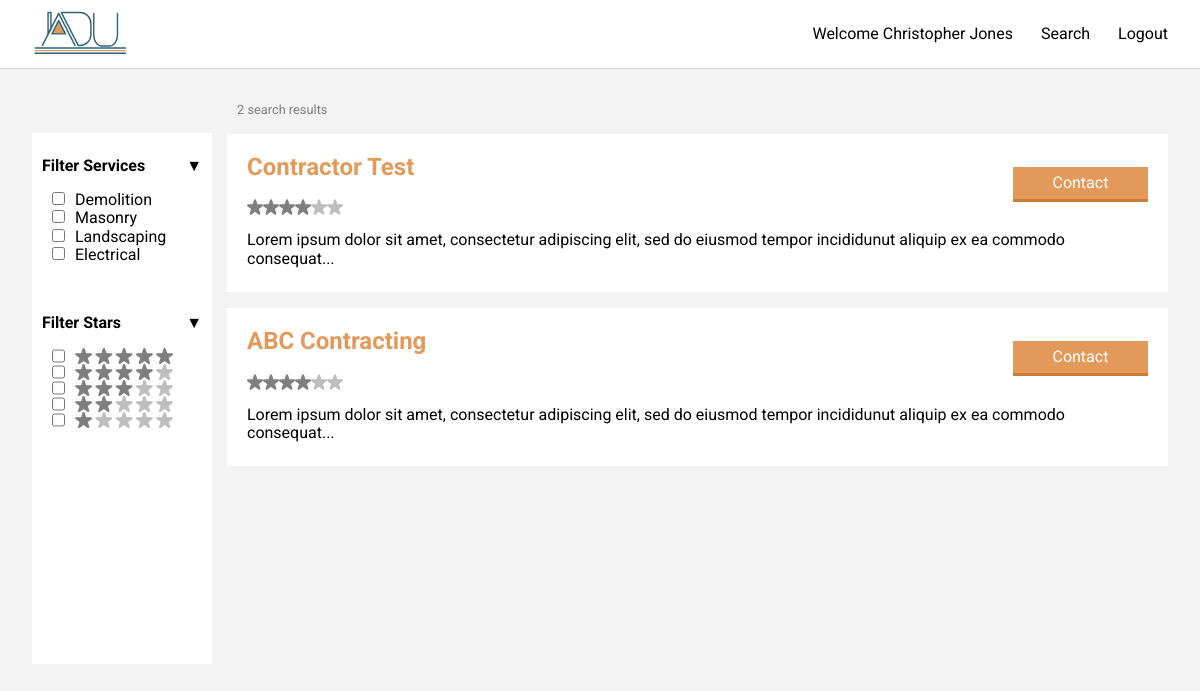
Page /connections/search/ (signed in) on the committed database.
### accounts/models.py (models this page shows)
class User(UUIDModel, AbstractUser):
    PROPERTY_OWNER = 0
    CONTRACTOR = 1
    STAFF = 2
    TYPE_CHOICES = (
        (PROPERTY_OWNER, 'Property Owner'),
        (CONTRACTOR, 'Contractor'),
        (STAFF, 'Staff'),
    )
    user_type = models.PositiveSmallIntegerField(
        choices=TYPE_CHOICES, default=0
    )
    contractor_information = models.OneToOneField(
        'accounts.ContractorInformation',
        blank=True,
        null=True,
        on_delete=models.CASCADE,
        related_name='user',
    )
    property_owner_information = models.OneToOneField(
        'accounts.PropertyOwnerInformation',
        blank=True,
        null=True,
        on_delete=models.CASCADE,
        related_name='user',
    )
    @property
    def information(self):
        if self.user_type == self.PROPERTY_OWNER:
            return self.property_owner_information
        elif self.user_type == self.CONTRACTOR:
            return self.contractor_information
        elif self.user_type == self.STAFF:
            return self
        else:
            raise InvalidUserType('Invalid user type!')
    @property
    def name(self):
        return f'{self.first_name} {self.last_name}'

### connections/models.py (models this page shows, shortened)
class Service(UUIDModel):
    name = models.CharField(max_length=256, unique=True)
    description = models.TextField()
    @staticmethod
    def top_5():
        return Service.objects.all()[:5]

### connections/views.py (the view)
# urls.py: path('search/', views.search, name='search'),
def search(request):
    if request.user.is_authenticated and request.user.user_type == 0:
        jobs = request.user.information.jobs.filter(completed=False)
    contractors = User.objects.filter(user_type=User.CONTRACTOR)
    popular_services = Service.top_5()
    print(contractors)
    return render(request, 'connections/search.html', {
        'services': popular_services,
        'contractors': contractors,
    })

### templates/connections/search.html (shortened to what this page needs)
{% extends 'base.html' %}
{% load static %}
{% block content %}
    <div class="mainContent listPage">
        <aside class="sidebar">
            <div class="services">
                <h2 class="expand">Filter Services</h2>
                <ul>
                    {% for service in services %}
                        <li><input type="checkbox" value="{{ service.name }}">{{ service.name }}</li>
                    {% endfor %}
                </ul>
            </div>
            <div>
                <h2 class="expand">Filter Stars</h2>
                <ul class="stars">
                    <li><input type="checkbox" name="fiveStar"></li>
                    <li><input type="checkbox" name="fourStar"></li>
                    <li><input type="checkbox" name="threeStar"></li>
                    <li><input type="checkbox" name="twoStar"></li>
                    <li><input type="checkbox" name="oneStar"></li>
                </ul>
            </div>
        </aside>
        <section class="mainList">
            <p class="smallText">{{ contractors.count }} search results</p>
            <ul>
                {% for contractor in contractors %}
                    <li>
                        <div class="previewHeader">
                            <div>
                                {% if user.is_authenticated %}
                                    <a href="{% url 'accounts:smithjones' %}">
                                        <h2>{{ contractor.name }}</h2>
                                    </a>
                                {% else %}
                                    <h2>{{ contractor.name }}</h2>
                                {% endif %}
                                <div class="rating">
                                    <img src="{% static 'imgs/filled_star.svg' %}">
                                    <img src="{% static 'imgs/filled_star.svg' %}">
                                    <img src="{% static 'imgs/filled_star.svg' %}">
                                    <img src="{% static 'imgs/filled_star.svg' %}">
                                    <img src="{% static 'imgs/empty_star.svg' %}">
                                    <img src="{% static 'imgs/empty_star.svg' %}">
                                </div>
                            </div>
                            {% if user.is_authenticated %}
                                <a class="orangeBtn" href="#">Contact</a>
                            {% else %}
                                <a class="orangeBtn" href="{% url 'accounts:login' %}">Login for more info</a>
                            {% endif %}
                        </div>
                        <p> Lorem ipsum dolor sit amet, consectetur adipiscing elit, sed do eiusmod tempor incididunut
                            aliquip
                            ex ea commodo consequat...</p>
                    </li>
                {% endfor %}
            </ul>
        </section>
    </div>
{% endblock content %}

### templates/partials/_navbar.html
{% load static %}
<nav>
    <a href="{% url 'index' %}"><img class="logo" src="{% static 'imgs/logo.svg' %}"></a>
    <ul>
        {% if user.is_authenticated %}
            <li>Welcome <a href="#">{{ user.name }}</a></li>
            <li><a href="{% url 'connections:search' %}">Search</a></li>
            <li><a href="{% url 'accounts:logout' %}">Logout</a></li>
        {% else %}
        <li><a href="{% url 'accounts:login' %}">Login</a></li>
        <li><a href="{% url 'accounts:register_property_owner_user' %}">Register Property User</a></li>
        {% endif %}
    </ul>
</nav>

### client/static/css/style.css (style rules this page uses)
* { font-family: 'Roboto', sans-serif; }
body, html { height: 100%; background: #f3f3f3; }
ul { list-style: none; padding: 0; }
a { text-decoration: none; color: #000; }
nav { padding: 0.5em 2em; display: flex; justify-content: space-between; align-items: center; background: #fff; border-bottom: 1px solid #cccc; }
nav .logo { height: 3em; }
nav ul { display: flex; }
nav ul > li { margin-left: 1.75em; }
.sidebar { background: #fff; margin-top: 2em; }
.sidebar input[type=checkbox] { margin: 0 10px; }
.sidebar div { min-width: 160px; padding: 10px; }
.sidebar h2 { font-size: 1em; position: relative; }
.sidebar h2::after { content: "▼"; position: absolute; right: 0; transition: 0.3s; }
.stars li { display: flex; }
.stars li::after { flex: 1; content: " "; height: 1em; display: block; background-repeat: no-repeat; }
.rating { display: flex; height: 1em; }
.rating img { width: 1em; }
.previewHeader { display: flex; justify-content: space-between; align-items: center; }
.orangeBtn { color: #fff; flex-basis: 15%; height: 2em; display: flex; justify-content: center; align-items: center; background: #e39959; border-bottom: solid #cd7c37; }
.smallText { font-size: 0.8em; color: #7f7f7f; margin: 1.5px 10px; }
.mainList h2 { margin-top: 0; margin-bottom: 0.75em; color: #e39959; }
.mainList li { padding: 20px; background: #fff; margin-right: 0; margin-bottom: 1em; }
.mainList li > p { margin-bottom: 0.25rem; }
.stars li:nth-child(1)::after { background-image: url("../imgs/stars_5.svg"); }
.stars li:nth-child(2)::after { background-image: url("../imgs/stars_4.svg"); }
.stars li:nth-child(3)::after { background-image: url("../imgs/stars_3.svg"); }
.stars li:nth-child(4)::after { background-image: url("../imgs/stars_2.svg"); }
.stars li:nth-child(5)::after { background-image: url("../imgs/stars_1.svg"); }
.listPage { padding: 2rem; background: #f3f3f3; height: 100%; }
.listPage { display: flex; }

### rows in the picture
User: name "Christopher Jones"
Service: name "Demolition"
Service: name "Masonry"
Service: name "Landscaping"
Service: name "Electrical"
User: name "Contractor Test"
User: name "ABC Contracting"

### other values in the picture
{{ contractors.count }} "2"
